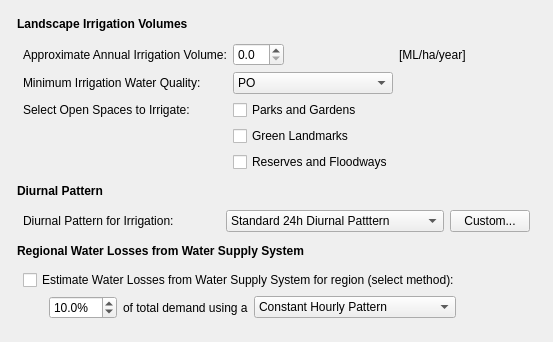
                <widget class="QWidget" name="scrollAreaWidgetContents_5">
                 <property name="geometry">
                  <rect>
                   <x>0</x>
                   <y>-24</y>
                   <width>553</width>
                   <height>328</height>
                  </rect>
                 </property>
                 <layout class="QVBoxLayout" name="verticalLayout_36">
                  <item>
                   <layout class="QVBoxLayout" name="verticalLayout_32">
                    <property name="spacing">
                     <number>6</number>
                    </property>
                    <property name="leftMargin">
                     <number>6</number>
                    </property>
                    <property name="topMargin">
                     <number>6</number>
                    </property>
                    <property name="rightMargin">
                     <number>6</number>
                    </property>
                    <property name="bottomMargin">
                     <number>6</number>
                    </property>
                    <item>
                     <widget class="QLabel" name="pos_volumes">
                      <property name="whatsThis">
                       <string>Estimate of the annual irrigation volume per hectare</string>
                      </property>
                      <property name="text">
                       <string>&lt;html&gt;&lt;head/&gt;&lt;body&gt;&lt;p&gt;&lt;span style=&quot; font-weight:600;&quot;&gt;Landscape Irrigation Volumes&lt;/span&gt;&lt;/p&gt;&lt;/body&gt;&lt;/html&gt;</string>
                      </property>
                     </widget>
                    </item>
                    <item>
                     <widget class="QWidget" name="pos_volumes_widget" native="true">
                      <property name="minimumSize">
                       <size>
                        <width>0</width>
                        <height>0</height>
                       </size>
                      </property>
                      <layout class="QGridLayout" name="gridLayout_23">
                       <property name="leftMargin">
                        <number>6</number>
                       </property>
                       <property name="topMargin">
                        <number>6</number>
                       </property>
                       <property name="rightMargin">
                        <number>6</number>
                       </property>
                       <property name="bottomMargin">
                        <number>6</number>
                       </property>
                       <item row="5" column="1">
                        <widget class="QCheckBox" name="pos_spaces_ref">
                         <property name="text">
                          <string>Reserves and Floodways</string>
                         </property>
                        </widget>
                       </item>
                       <item row="2" column="1">
                        <widget class="QComboBox" name="pos_ffp">
                         <item>
                          <property name="text">
                           <string>PO</string>
                          </property>
                         </item>
                         <item>
                          <property name="text">
                           <string>NP</string>
                          </property>
                         </item>
                         <item>
                          <property name="text">
                           <string>RW</string>
                          </property>
                         </item>
                         <item>
                          <property name="text">
                           <string>SW</string>
                          </property>
                         </item>
                         <item>
                          <property name="text">
                           <string>GW</string>
                          </property>
                         </item>
                        </widget>
                       </item>
                       <item row="1" column="0">
                        <widget class="QLabel" name="pos_annual_lbl">
                         <property name="whatsThis">
                          <string>Estimate of the annual irrigation volume per hectare</string>
                         </property>
                         <property name="text">
                          <string>Approximate Annual Irrigation Volume:</string>
                         </property>
                        </widget>
                       </item>
                       <item row="1" column="2">
                        <widget class="QLabel" name="pos_annual_lbl2">
                         <property name="whatsThis">
                          <string>Estimate of the annual irrigation volume per hectare</string>
                         </property>
                         <property name="text">
                          <string>[ML/ha/year]</string>
                         </property>
                        </widget>
                       </item>
                       <item row="2" column="0">
                        <widget class="QLabel" name="pos_ffp_lbl">
                         <property name="whatsThis">
                          <string>&lt;!DOCTYPE HTML PUBLIC &quot;-//W3C//DTD HTML 4.0//EN&quot; &quot;http://www.w3.org/TR/REC-html40/strict.dtd&quot;&gt;
&lt;html&gt;&lt;head&gt;&lt;meta name=&quot;qrichtext&quot; content=&quot;1&quot; /&gt;&lt;style type=&quot;text/css&quot;&gt;
p, li { white-space: pre-wrap; }
&lt;/style&gt;&lt;/head&gt;&lt;body style=&quot; font-family:'MS Shell Dlg 2'; font-size:8.25pt; font-weight:400; font-style:normal;&quot;&gt;
&lt;p style=&quot; margin-top:0px; margin-bottom:0px; margin-left:0px; margin-right:0px; -qt-block-indent:0; text-indent:0px;&quot;&gt;&lt;span style=&quot; font-size:8pt;&quot;&gt;Select the minimum water quality requirement to source from when meeting demand.&lt;/span&gt;&lt;/p&gt;
&lt;p style=&quot; margin-top:0px; margin-bottom:0px; margin-left:0px; margin-right:0px; -qt-block-indent:0; text-indent:0px;&quot;&gt;&lt;span style=&quot; font-size:8pt;&quot;&gt;PO = Potable Water&lt;/span&gt;&lt;/p&gt;
&lt;p style=&quot; margin-top:0px; margin-bottom:0px; margin-left:0px; margin-right:0px; -qt-block-indent:0; text-indent:0px;&quot;&gt;&lt;span style=&quot; font-size:8pt;&quot;&gt;NP = Non-potable Water&lt;/span&gt;&lt;/p&gt;
&lt;p style=&quot; margin-top:0px; margin-bottom:0px; margin-left:0px; margin-right:0px; -qt-block-indent:0; text-indent:0px;&quot;&gt;&lt;span style=&quot; font-size:8pt;&quot;&gt;RW = Rainwater&lt;/span&gt;&lt;/p&gt;
&lt;p style=&quot; margin-top:0px; margin-bottom:0px; margin-left:0px; margin-right:0px; -qt-block-indent:0; text-indent:0px;&quot;&gt;&lt;span style=&quot; font-size:8pt;&quot;&gt;SW = Stormwater&lt;/span&gt;&lt;/p&gt;
&lt;p style=&quot; margin-top:0px; margin-bottom:0px; margin-left:0px; margin-right:0px; -qt-block-indent:0; text-indent:0px;&quot;&gt;&lt;span style=&quot; font-size:8pt;&quot;&gt;GW = Greywater&lt;/span&gt;&lt;/p&gt;&lt;/body&gt;&lt;/html&gt;</string>
                         </property>
                         <property name="text">
                          <string>Minimum Irrigation Water Quality:</string>
                         </property>
                        </widget>
                       </item>
                       <item row="3" column="1" colspan="2">
                        <widget class="QCheckBox" name="pos_spaces_pg">
                         <property name="text">
                          <string>Parks and Gardens</string>
                         </property>
                        </widget>
                       </item>
                       <item row="1" column="1">
                        <widget class="QDoubleSpinBox" name="pos_annual_vol">
                         <property name="maximumSize">
                          <size>
                           <width>51</width>
                           <height>16777215</height>
                          </size>
                         </property>
                         <property name="decimals">
                          <number>1</number>
                         </property>
                        </widget>
                       </item>
                       <item row="3" column="0">
                        <widget class="QLabel" name="pos_spaces">
                         <property name="whatsThis">
                          <string>Based on Aquacycle's calibration parameter. If soil moisture drops below this value, irrigation will occur to refill the soil moisture store. Specify as a proportion (e.g. 0.5 for 50%)</string>
                         </property>
                         <property name="text">
                          <string>Select Open Spaces to Irrigate:</string>
                         </property>
                        </widget>
                       </item>
                       <item row="4" column="1" colspan="2">
                        <widget class="QCheckBox" name="pos_spaces_na">
                         <property name="text">
                          <string>Green Landmarks</string>
                         </property>
                        </widget>
                       </item>
                       <item row="3" column="3">
                        <spacer name="horizontalSpacer_103">
                         <property name="orientation">
                          <enum>Qt::Horizontal</enum>
                         </property>
                         <property name="sizeHint" stdset="0">
                          <size>
                           <width>40</width>
                           <height>20</height>
                          </size>
                         </property>
                        </spacer>
                       </item>
                       <item row="2" column="3">
                        <spacer name="horizontalSpacer_102">
                         <property name="orientation">
                          <enum>Qt::Horizontal</enum>
                         </property>
                         <property name="sizeHint" stdset="0">
                          <size>
                           <width>40</width>
                           <height>20</height>
                          </size>
                         </property>
                        </spacer>
                       </item>
                       <item row="1" column="3">
                        <spacer name="horizontalSpacer_99">
                         <property name="orientation">
                          <enum>Qt::Horizontal</enum>
                         </property>
                         <property name="sizeHint" stdset="0">
                          <size>
                           <width>40</width>
                           <height>20</height>
                          </size>
                         </property>
                        </spacer>
                       </item>
                       <item row="5" column="3">
                        <spacer name="horizontalSpacer_104">
                         <property name="orientation">
                          <enum>Qt::Horizontal</enum>
                         </property>
                         <property name="sizeHint" stdset="0">
                          <size>
                           <width>40</width>
                           <height>20</height>
                          </size>
                         </property>
                        </spacer>
                       </item>
                      </layout>
                     </widget>
                    </item>
                    <item>
                     <widget class="QLabel" name="losses_title_2">
                      <property name="whatsThis">
                       <string>Estimate of the annual irrigation volume per hectare</string>
                      </property>
                      <property name="text">
                       <string>&lt;html&gt;&lt;head/&gt;&lt;body&gt;&lt;p&gt;&lt;span style=&quot; font-weight:600;&quot;&gt;Diurnal Pattern&lt;/span&gt;&lt;/p&gt;&lt;/body&gt;&lt;/html&gt;</string>
                      </property>
                     </widget>
                    </item>
                    <item>
                     <widget class="QWidget" name="widget" native="true">
                      <property name="minimumSize">
                       <size>
                        <width>0</width>
                        <height>0</height>
                       </size>
                      </property>
                      <layout class="QHBoxLayout" name="horizontalLayout_9">
                       <property name="leftMargin">
                        <number>6</number>
                       </property>
                       <property name="topMargin">
                        <number>6</number>
                       </property>
                       <property name="rightMargin">
                        <number>6</number>
                       </property>
                       <property name="bottomMargin">
                        <number>6</number>
                       </property>
                       <item>
                        <widget class="QLabel" name="pos_dp_lbl">
                         <property name="text">
                          <string>Diurnal Pattern for Irrigation:</string>
                         </property>
                        </widget>
                       </item>
                       <item>
                        <widget class="QComboBox" name="pos_dp">
                         <property name="currentIndex">
                          <number>0</number>
                         </property>
                         <item>
                          <property name="text">
                           <string>Standard 24h Diurnal Patttern</string>
                          </property>
                         </item>
                         <item>
                          <property name="text">
                           <string>Constant Hourly Pattern</string>
                          </property>
                         </item>
                         <item>
                          <property name="text">
                           <string>Office Hours Trapezoid (7am-7pm)</string>
                          </property>
                         </item>
                         <item>
                          <property name="text">
                           <string>After-hours Constant (6pm-6am)</string>
                          </property>
                         </item>
                         <item>
                          <property name="text">
                           <string>User-defined...</string>
                          </property>
                         </item>
                        </widget>
                       </item>
                       <item>
                        <widget class="QPushButton" name="pos_dpcustom">
                         <property name="maximumSize">
                          <size>
                           <width>80</width>
                           <height>16777215</height>
                          </size>
                         </property>
                         <property name="text">
                          <string>Custom...</string>
                         </property>
                        </widget>
                       </item>
                      </layout>
                     </widget>
                    </item>
                    <item>
                     <widget class="QLabel" name="losses_title">
                      <property name="whatsThis">
                       <string>Estimate of the annual irrigation volume per hectare</string>
                      </property>
                      <property name="text">
                       <string>&lt;html&gt;&lt;head/&gt;&lt;body&gt;&lt;p&gt;&lt;span style=&quot; font-weight:600;&quot;&gt;Regional Water Losses from Water Supply System&lt;/span&gt;&lt;/p&gt;&lt;/body&gt;&lt;/html&gt;</string>
                      </property>
                     </widget>
                    </item>
                    <item>
                     <widget class="QWidget" name="widget_32" native="true">
                      <property name="minimumSize">
                       <size>
                        <width>0</width>
                        <height>0</height>
                       </size>
                      </property>
                      <layout class="QGridLayout" name="gridLayout_24">
                       <property name="leftMargin">
                        <number>6</number>
                       </property>
                       <property name="topMargin">
                        <number>6</number>
                       </property>
                       <property name="rightMargin">
                        <number>6</number>
                       </property>
                       <property name="bottomMargin">
                        <number>6</number>
                       </property>
                       <item row="1" column="1">
                        <widget class="QDoubleSpinBox" name="losses_volspin">
                         <property name="suffix">
                          <string>%</string>
                         </property>
                         <property name="decimals">
                          <number>1</number>
                         </property>
                         <property name="maximum">
                          <double>100.000000000000000</double>
                         </property>
                         <property name="value">
                          <double>10.000000000000000</double>
                         </property>
                        </widget>
                       </item>
                       <item row="1" column="0">
                        <spacer name="horizontalSpacer_58">
                         <property name="orientation">
                          <enum>Qt::Horizontal</enum>
                         </property>
                         <property name="sizeType">
                          <enum>QSizePolicy::Fixed</enum>
                         </property>
                         <property name="sizeHint" stdset="0">
                          <size>
                           <width>20</width>
                           <height>20</height>
                          </size>
                         </property>
                        </spacer>
                       </item>
                       <item row="1" column="2">
                        <widget class="QLabel" name="losses_vol_lbl">
                         <property name="text">
                          <string>of total demand using a</string>
                         </property>
                        </widget>
                       </item>
                       <item row="0" column="0" colspan="7">
                        <widget class="QCheckBox" name="losses_check">
                         <property name="text">
                          <string>Estimate Water Losses from Water Supply System for region (select method):</string>
                         </property>
                        </widget>
                       </item>
                       <item row="1" column="3" colspan="3">
                        <widget class="QComboBox" name="loss_dp">
                         <property name="currentIndex">
                          <number>0</number>
                         </property>
                         <item>
                          <property name="text">
                           <string>Constant Hourly Pattern</string>
                          </property>
                         </item>
                         <item>
                          <property name="text">
                           <string>Inverse Pattern of Other Uses</string>
                          </property>
                         </item>
                        </widget>
                       </item>
                      </layout>
                     </widget>
                    </item>
                    <item>
                     <spacer name="verticalSpacer_4">
                      <property name="orientation">
                       <enum>Qt::Vertical</enum>
                      </property>
                      <property name="sizeHint" stdset="0">
                       <size>
                        <width>20</width>
                        <height>40</height>
                       </size>
                      </property>
                     </spacer>
                    </item>
                   </layout>
                  </item>
                 </layout>
                </widget>
